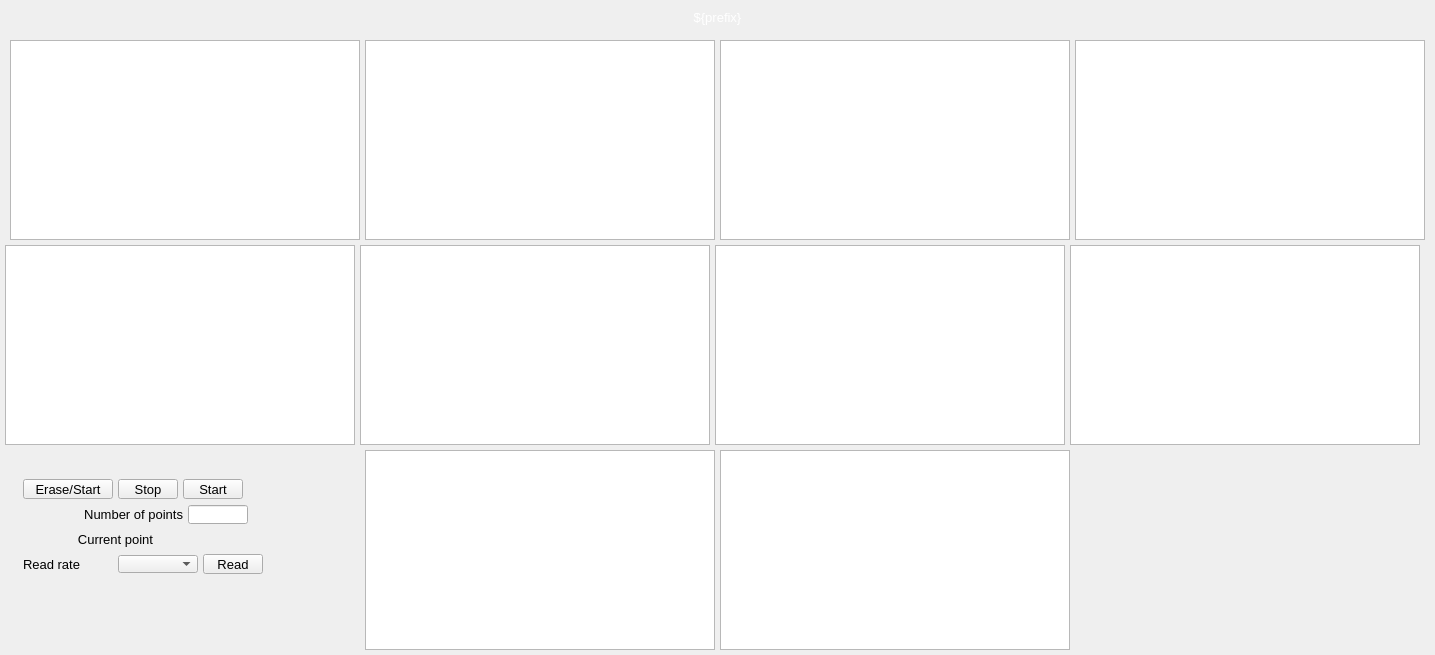
<?xml version="1.0" ?>
<ui version="4.0">
  <class>Dialog</class>
  <widget class="QWidget" name="screen">
    <property name="geometry">
      <rect>
        <x>464</x>
        <y>226</y>
        <width>1435</width>
        <height>655</height>
      </rect>
    </property>
    <property name="styleSheet">
      <string notr="true">QWidget#screen {
  color: rgb(0, 0, 0);
  background-color: rgb(187, 187, 187);
  }</string>
    </property>
    <property name="windowTitle">
      <string>NDStatsTimeSeriesBasicAll</string>
    </property>
    <widget class="PyDMDrawingRectangle" name="rectangle">
      <property name="geometry">
        <rect>
          <x>0</x>
          <y>5</y>
          <width>1435</width>
          <height>25</height>
        </rect>
      </property>
      <property name="brush" stdset="0">
        <brush brushstyle="SolidPattern">
          <color alpha="255">
            <red>10</red>
            <green>0</green>
            <blue>184</blue>
          </color>
        </brush>
      </property>
      <property name="penStyle" stdset="0">
        <enum>Qt::SolidLine</enum>
      </property>
      <property name="penColor" stdset="0">
        <color>
          <red>10</red>
          <green>0</green>
          <blue>184</blue>
        </color>
      </property>
      <property name="penWidth" stdset="0">
        <double>0</double>
      </property>
      <property name="penCapStyle" stdset="0">
        <enum>Qt::FlatCap</enum>
      </property>
      <property name="toolTip">
        <string>rectangle</string>
      </property>
    </widget>
    <widget class="QLabel" name="text">
      <property name="geometry">
        <rect>
          <x>0</x>
          <y>5</y>
          <width>1435</width>
          <height>25</height>
        </rect>
      </property>
      <property name="text">
        <string>${prefix}</string>
      </property>
      <property name="font" stdset="0">
        <font>
          <pointsize>10</pointsize>
        </font>
      </property>
      <property name="brush" stdset="0">
        <brush brushstyle="SolidPattern">
          <color alpha="255">
            <red>255</red>
            <green>255</green>
            <blue>255</blue>
          </color>
        </brush>
      </property>
      <property name="toolTip">
        <string>text</string>
      </property>
      <property name="alignment">
        <set>Qt::AlignCenter</set>
      </property>
      <property name="styleSheet">
        <string notr="true">QLabel#text {
  color: rgb(255, 255, 255);
  }</string>
      </property>
    </widget>
    <widget class="PyDMFrame" name="composite">
      <property name="geometry">
        <rect>
          <x>10</x>
          <y>40</y>
          <width>1415</width>
          <height>200</height>
        </rect>
      </property>
      <widget class="PyDMWaveformPlot" name="cartesian_plot">
        <property name="geometry">
          <rect>
            <x>0</x>
            <y>0</y>
            <width>350</width>
            <height>200</height>
          </rect>
        </property>
        <property name="toolTip">
          <string>cartesian_plot</string>
        </property>
        <property name="title" stdset="0">
          <string>$(P)$(R)TSTotal</string>
        </property>
        <property name="xLabels">
          <stringlist>
            <string>Time point</string>
          </stringlist>
        </property>
        <property name="yLabels">
          <stringlist>
            <string>Value</string>
          </stringlist>
        </property>
        <property name="curves" stdset="0">
          <stringlist>
            <string>{&quot;name&quot;: &quot;curve 1&quot;, &quot;y_channel&quot;: &quot;ca://${prefix}TSTotal&quot;, &quot;color&quot;: &quot;#4b6ec7&quot;, &quot;lineStyle&quot;: 1, &quot;lineWidth&quot;: 1, &quot;symbolSize&quot;: 10, &quot;redraw_mode&quot;: 2, &quot;block_size&quot;: 1200, &quot;x_channel&quot;: null}</string>
          </stringlist>
        </property>
        <property name="axisColor" stdset="0">
          <color>
            <red>0</red>
            <green>0</green>
            <blue>0</blue>
          </color>
        </property>
        <property name="backgroundColor" stdset="0">
          <color>
            <red>218</red>
            <green>218</green>
            <blue>218</blue>
          </color>
        </property>
      </widget>
      <widget class="PyDMWaveformPlot" name="cartesian_plot_1">
        <property name="geometry">
          <rect>
            <x>355</x>
            <y>0</y>
            <width>350</width>
            <height>200</height>
          </rect>
        </property>
        <property name="toolTip">
          <string>cartesian_plot_1</string>
        </property>
        <property name="title" stdset="0">
          <string>$(P)$(R)TSNet</string>
        </property>
        <property name="xLabels">
          <stringlist>
            <string>Time point</string>
          </stringlist>
        </property>
        <property name="yLabels">
          <stringlist>
            <string>Value</string>
          </stringlist>
        </property>
        <property name="curves" stdset="0">
          <stringlist>
            <string>{&quot;name&quot;: &quot;curve 1&quot;, &quot;y_channel&quot;: &quot;ca://${prefix}TSNet&quot;, &quot;color&quot;: &quot;#4b6ec7&quot;, &quot;lineStyle&quot;: 1, &quot;lineWidth&quot;: 1, &quot;symbolSize&quot;: 10, &quot;redraw_mode&quot;: 2, &quot;block_size&quot;: 1200, &quot;x_channel&quot;: null}</string>
          </stringlist>
        </property>
        <property name="axisColor" stdset="0">
          <color>
            <red>0</red>
            <green>0</green>
            <blue>0</blue>
          </color>
        </property>
        <property name="backgroundColor" stdset="0">
          <color>
            <red>218</red>
            <green>218</green>
            <blue>218</blue>
          </color>
        </property>
      </widget>
      <widget class="PyDMWaveformPlot" name="cartesian_plot_2">
        <property name="geometry">
          <rect>
            <x>710</x>
            <y>0</y>
            <width>350</width>
            <height>200</height>
          </rect>
        </property>
        <property name="toolTip">
          <string>cartesian_plot_2</string>
        </property>
        <property name="title" stdset="0">
          <string>$(P)$(R)TSMin</string>
        </property>
        <property name="xLabels">
          <stringlist>
            <string>Time point</string>
          </stringlist>
        </property>
        <property name="yLabels">
          <stringlist>
            <string>Value</string>
          </stringlist>
        </property>
        <property name="curves" stdset="0">
          <stringlist>
            <string>{&quot;name&quot;: &quot;curve 1&quot;, &quot;y_channel&quot;: &quot;ca://${prefix}TSMinValue&quot;, &quot;color&quot;: &quot;#4b6ec7&quot;, &quot;lineStyle&quot;: 1, &quot;lineWidth&quot;: 1, &quot;symbolSize&quot;: 10, &quot;redraw_mode&quot;: 2, &quot;block_size&quot;: 1200, &quot;x_channel&quot;: null}</string>
          </stringlist>
        </property>
        <property name="axisColor" stdset="0">
          <color>
            <red>0</red>
            <green>0</green>
            <blue>0</blue>
          </color>
        </property>
        <property name="backgroundColor" stdset="0">
          <color>
            <red>218</red>
            <green>218</green>
            <blue>218</blue>
          </color>
        </property>
      </widget>
      <widget class="PyDMWaveformPlot" name="cartesian_plot_3">
        <property name="geometry">
          <rect>
            <x>1065</x>
            <y>0</y>
            <width>350</width>
            <height>200</height>
          </rect>
        </property>
        <property name="toolTip">
          <string>cartesian_plot_3</string>
        </property>
        <property name="title" stdset="0">
          <string>$(P)$(R)TSMax</string>
        </property>
        <property name="xLabels">
          <stringlist>
            <string>Time point</string>
          </stringlist>
        </property>
        <property name="yLabels">
          <stringlist>
            <string>Value</string>
          </stringlist>
        </property>
        <property name="curves" stdset="0">
          <stringlist>
            <string>{&quot;name&quot;: &quot;curve 1&quot;, &quot;y_channel&quot;: &quot;ca://${prefix}TSMaxValue&quot;, &quot;color&quot;: &quot;#4b6ec7&quot;, &quot;lineStyle&quot;: 1, &quot;lineWidth&quot;: 1, &quot;symbolSize&quot;: 10, &quot;redraw_mode&quot;: 2, &quot;block_size&quot;: 1200, &quot;x_channel&quot;: null}</string>
          </stringlist>
        </property>
        <property name="axisColor" stdset="0">
          <color>
            <red>0</red>
            <green>0</green>
            <blue>0</blue>
          </color>
        </property>
        <property name="backgroundColor" stdset="0">
          <color>
            <red>218</red>
            <green>218</green>
            <blue>218</blue>
          </color>
        </property>
      </widget>
    </widget>
    <widget class="PyDMPushButton" name="message_button">
      <property name="geometry">
        <rect>
          <x>23</x>
          <y>479</y>
          <width>90</width>
          <height>20</height>
        </rect>
      </property>
      <property name="text">
        <string>Erase/Start</string>
      </property>
      <property name="font" stdset="0">
        <font>
          <pointsize>10</pointsize>
        </font>
      </property>
      <property name="toolTip">
        <string>${prefix}TSControl</string>
      </property>
      <property name="channel" stdset="0">
        <string>ca://${prefix}TSControl</string>
      </property>
      <property name="pressValue" stdset="0">
        <string>0</string>
      </property>
      <property name="styleSheet">
        <string notr="true">PyDMPushButton#message_button {
  color: rgb(0, 0, 0);
  background-color: rgb(115, 223, 255);
  }</string>
      </property>
    </widget>
    <widget class="PyDMPushButton" name="message_button_1">
      <property name="geometry">
        <rect>
          <x>118</x>
          <y>479</y>
          <width>60</width>
          <height>20</height>
        </rect>
      </property>
      <property name="text">
        <string>Stop</string>
      </property>
      <property name="font" stdset="0">
        <font>
          <pointsize>10</pointsize>
        </font>
      </property>
      <property name="toolTip">
        <string>${prefix}TSControl</string>
      </property>
      <property name="channel" stdset="0">
        <string>ca://${prefix}TSControl</string>
      </property>
      <property name="pressValue" stdset="0">
        <string>2</string>
      </property>
      <property name="styleSheet">
        <string notr="true">PyDMPushButton#message_button_1 {
  color: rgb(0, 0, 0);
  background-color: rgb(115, 223, 255);
  }</string>
      </property>
    </widget>
    <widget class="PyDMPushButton" name="message_button_2">
      <property name="geometry">
        <rect>
          <x>183</x>
          <y>479</y>
          <width>60</width>
          <height>20</height>
        </rect>
      </property>
      <property name="text">
        <string>Start</string>
      </property>
      <property name="font" stdset="0">
        <font>
          <pointsize>10</pointsize>
        </font>
      </property>
      <property name="toolTip">
        <string>${prefix}TSControl</string>
      </property>
      <property name="channel" stdset="0">
        <string>ca://${prefix}TSControl</string>
      </property>
      <property name="pressValue" stdset="0">
        <string>1</string>
      </property>
      <property name="styleSheet">
        <string notr="true">PyDMPushButton#message_button_2 {
  color: rgb(0, 0, 0);
  background-color: rgb(115, 223, 255);
  }</string>
      </property>
    </widget>
    <widget class="PyDMLabel" name="text_update">
      <property name="geometry">
        <rect>
          <x>248</x>
          <y>480</y>
          <width>90</width>
          <height>18</height>
        </rect>
      </property>
      <property name="toolTip">
        <string>PV: ${prefix}TSAcquiring</string>
      </property>
      <property name="channel" stdset="0">
        <string>ca://${prefix}TSAcquiring</string>
      </property>
      <property name="displayFormat" stdset="0">
        <enum>PyDMLabel::String</enum>
      </property>
      <property name="font" stdset="0">
        <font>
          <pointsize>10</pointsize>
        </font>
      </property>
      <property name="alignment">
        <set>Qt::AlignLeading|Qt::AlignLeft|Qt::AlignVCenter</set>
      </property>
      <property name="textInteractionFlags">
        <set>Qt::TextSelectableByKeyboard|Qt::TextSelectableByMouse</set>
      </property>
      <property name="styleSheet">
        <string notr="true">PyDMLabel#text_update {
  color: rgb(10, 0, 184);
  background-color: rgb(70, 70, 70);
  }</string>
      </property>
    </widget>
    <widget class="PyDMLineEdit" name="text_entry">
      <property name="geometry">
        <rect>
          <x>188</x>
          <y>505</y>
          <width>60</width>
          <height>19</height>
        </rect>
      </property>
      <property name="channel" stdset="0">
        <string>ca://${prefix}TSNumPoints</string>
      </property>
      <property name="toolTip">
        <string>${prefix}TSNumPoints</string>
      </property>
      <property name="font" stdset="0">
        <font>
          <pointsize>10</pointsize>
        </font>
      </property>
      <property name="styleSheet">
        <string notr="true">PyDMLineEdit#text_entry {
  color: rgb(0, 0, 0);
  background-color: rgb(115, 223, 255);
  border: 1px solid black;
  margin: 0px;
  padding: 0px;
  spacing: 0px;
  }</string>
      </property>
    </widget>
    <widget class="QLabel" name="text_1">
      <property name="geometry">
        <rect>
          <x>23</x>
          <y>504</y>
          <width>160</width>
          <height>20</height>
        </rect>
      </property>
      <property name="text">
        <string>Number of points</string>
      </property>
      <property name="font" stdset="0">
        <font>
          <pointsize>10</pointsize>
        </font>
      </property>
      <property name="brush" stdset="0">
        <brush brushstyle="SolidPattern">
          <color alpha="255">
            <red>0</red>
            <green>0</green>
            <blue>0</blue>
          </color>
        </brush>
      </property>
      <property name="toolTip">
        <string>text_1</string>
      </property>
      <property name="alignment">
        <set>Qt::AlignRight|Qt::AlignTrailing|Qt::AlignVCenter</set>
      </property>
      <property name="styleSheet">
        <string notr="true">QLabel#text_1 {
  color: rgb(0, 0, 0);
  }</string>
      </property>
    </widget>
    <widget class="QLabel" name="text_2">
      <property name="geometry">
        <rect>
          <x>23</x>
          <y>529</y>
          <width>130</width>
          <height>20</height>
        </rect>
      </property>
      <property name="text">
        <string>Current point</string>
      </property>
      <property name="font" stdset="0">
        <font>
          <pointsize>10</pointsize>
        </font>
      </property>
      <property name="brush" stdset="0">
        <brush brushstyle="SolidPattern">
          <color alpha="255">
            <red>0</red>
            <green>0</green>
            <blue>0</blue>
          </color>
        </brush>
      </property>
      <property name="toolTip">
        <string>text_2</string>
      </property>
      <property name="alignment">
        <set>Qt::AlignRight|Qt::AlignTrailing|Qt::AlignVCenter</set>
      </property>
      <property name="styleSheet">
        <string notr="true">QLabel#text_2 {
  color: rgb(0, 0, 0);
  }</string>
      </property>
    </widget>
    <widget class="PyDMLabel" name="text_update_1">
      <property name="geometry">
        <rect>
          <x>158</x>
          <y>530</y>
          <width>90</width>
          <height>18</height>
        </rect>
      </property>
      <property name="toolTip">
        <string>PV: ${prefix}TSCurrentPoint</string>
      </property>
      <property name="channel" stdset="0">
        <string>ca://${prefix}TSCurrentPoint</string>
      </property>
      <property name="font" stdset="0">
        <font>
          <pointsize>10</pointsize>
        </font>
      </property>
      <property name="alignment">
        <set>Qt::AlignLeading|Qt::AlignLeft|Qt::AlignVCenter</set>
      </property>
      <property name="textInteractionFlags">
        <set>Qt::TextSelectableByKeyboard|Qt::TextSelectableByMouse</set>
      </property>
      <property name="styleSheet">
        <string notr="true">PyDMLabel#text_update_1 {
  color: rgb(10, 0, 184);
  background-color: rgb(187, 187, 187);
  }</string>
      </property>
    </widget>
    <widget class="PyDMEnumComboBox" name="menu">
      <property name="geometry">
        <rect>
          <x>118</x>
          <y>555</y>
          <width>80</width>
          <height>18</height>
        </rect>
      </property>
      <property name="toolTip">
        <string>${prefix}TSRead.SCAN</string>
      </property>
      <property name="channel" stdset="0">
        <string>ca://${prefix}TSRead.SCAN</string>
      </property>
      <property name="font" stdset="0">
        <font>
          <pointsize>10</pointsize>
        </font>
      </property>
      <property name="styleSheet">
        <string notr="true">PyDMEnumComboBox#menu {
  color: rgb(0, 0, 0);
  background-color: rgb(115, 223, 255);
  }</string>
      </property>
    </widget>
    <widget class="PyDMPushButton" name="message_button_3">
      <property name="geometry">
        <rect>
          <x>203</x>
          <y>554</y>
          <width>60</width>
          <height>20</height>
        </rect>
      </property>
      <property name="text">
        <string>Read</string>
      </property>
      <property name="font" stdset="0">
        <font>
          <pointsize>10</pointsize>
        </font>
      </property>
      <property name="toolTip">
        <string>${prefix}TSControl</string>
      </property>
      <property name="channel" stdset="0">
        <string>ca://${prefix}TSControl</string>
      </property>
      <property name="pressValue" stdset="0">
        <string>3</string>
      </property>
      <property name="styleSheet">
        <string notr="true">PyDMPushButton#message_button_3 {
  color: rgb(0, 0, 0);
  background-color: rgb(115, 223, 255);
  }</string>
      </property>
    </widget>
    <widget class="QLabel" name="text_3">
      <property name="geometry">
        <rect>
          <x>23</x>
          <y>554</y>
          <width>90</width>
          <height>20</height>
        </rect>
      </property>
      <property name="text">
        <string>Read rate</string>
      </property>
      <property name="font" stdset="0">
        <font>
          <pointsize>10</pointsize>
        </font>
      </property>
      <property name="brush" stdset="0">
        <brush brushstyle="SolidPattern">
          <color alpha="255">
            <red>0</red>
            <green>0</green>
            <blue>0</blue>
          </color>
        </brush>
      </property>
      <property name="toolTip">
        <string>text_3</string>
      </property>
      <property name="alignment">
        <set>Qt::AlignLeading|Qt::AlignLeft|Qt::AlignVCenter</set>
      </property>
      <property name="styleSheet">
        <string notr="true">QLabel#text_3 {
  color: rgb(0, 0, 0);
  }</string>
      </property>
    </widget>
    <widget class="PyDMWaveformPlot" name="cartesian_plot_4">
      <property name="geometry">
        <rect>
          <x>720</x>
          <y>450</y>
          <width>350</width>
          <height>200</height>
        </rect>
      </property>
      <property name="toolTip">
        <string>cartesian_plot_4</string>
      </property>
      <property name="title" stdset="0">
        <string>$(P)$(R)TSSigma</string>
      </property>
      <property name="xLabels">
        <stringlist>
          <string>Time point</string>
        </stringlist>
      </property>
      <property name="yLabels">
        <stringlist>
          <string>Value</string>
        </stringlist>
      </property>
      <property name="curves" stdset="0">
        <stringlist>
          <string>{&quot;name&quot;: &quot;curve 1&quot;, &quot;y_channel&quot;: &quot;ca://${prefix}TSSigma&quot;, &quot;color&quot;: &quot;#4b6ec7&quot;, &quot;lineStyle&quot;: 1, &quot;lineWidth&quot;: 1, &quot;symbolSize&quot;: 10, &quot;redraw_mode&quot;: 2, &quot;block_size&quot;: 1200, &quot;x_channel&quot;: null}</string>
        </stringlist>
      </property>
      <property name="axisColor" stdset="0">
        <color>
          <red>0</red>
          <green>0</green>
          <blue>0</blue>
        </color>
      </property>
      <property name="backgroundColor" stdset="0">
        <color>
          <red>218</red>
          <green>218</green>
          <blue>218</blue>
        </color>
      </property>
    </widget>
    <widget class="PyDMWaveformPlot" name="cartesian_plot_5">
      <property name="geometry">
        <rect>
          <x>365</x>
          <y>450</y>
          <width>350</width>
          <height>200</height>
        </rect>
      </property>
      <property name="toolTip">
        <string>cartesian_plot_5</string>
      </property>
      <property name="title" stdset="0">
        <string>$(P)$(R)TSMean</string>
      </property>
      <property name="xLabels">
        <stringlist>
          <string>Time point</string>
        </stringlist>
      </property>
      <property name="yLabels">
        <stringlist>
          <string>Value</string>
        </stringlist>
      </property>
      <property name="curves" stdset="0">
        <stringlist>
          <string>{&quot;name&quot;: &quot;curve 1&quot;, &quot;y_channel&quot;: &quot;ca://${prefix}TSMeanValue&quot;, &quot;color&quot;: &quot;#4b6ec7&quot;, &quot;lineStyle&quot;: 1, &quot;lineWidth&quot;: 1, &quot;symbolSize&quot;: 10, &quot;redraw_mode&quot;: 2, &quot;block_size&quot;: 1200, &quot;x_channel&quot;: null}</string>
        </stringlist>
      </property>
      <property name="axisColor" stdset="0">
        <color>
          <red>0</red>
          <green>0</green>
          <blue>0</blue>
        </color>
      </property>
      <property name="backgroundColor" stdset="0">
        <color>
          <red>218</red>
          <green>218</green>
          <blue>218</blue>
        </color>
      </property>
    </widget>
    <widget class="PyDMWaveformPlot" name="cartesian_plot_6">
      <property name="geometry">
        <rect>
          <x>5</x>
          <y>245</y>
          <width>350</width>
          <height>200</height>
        </rect>
      </property>
      <property name="toolTip">
        <string>cartesian_plot_6</string>
      </property>
      <property name="title" stdset="0">
        <string>$(P)$(R)TSMinX</string>
      </property>
      <property name="xLabels">
        <stringlist>
          <string>Time point</string>
        </stringlist>
      </property>
      <property name="yLabels">
        <stringlist>
          <string>Value</string>
        </stringlist>
      </property>
      <property name="curves" stdset="0">
        <stringlist>
          <string>{&quot;name&quot;: &quot;curve 1&quot;, &quot;y_channel&quot;: &quot;ca://${prefix}TSMinX&quot;, &quot;color&quot;: &quot;#4b6ec7&quot;, &quot;lineStyle&quot;: 1, &quot;lineWidth&quot;: 1, &quot;symbolSize&quot;: 10, &quot;redraw_mode&quot;: 2, &quot;block_size&quot;: 1200, &quot;x_channel&quot;: null}</string>
        </stringlist>
      </property>
      <property name="axisColor" stdset="0">
        <color>
          <red>0</red>
          <green>0</green>
          <blue>0</blue>
        </color>
      </property>
      <property name="backgroundColor" stdset="0">
        <color>
          <red>218</red>
          <green>218</green>
          <blue>218</blue>
        </color>
      </property>
    </widget>
    <widget class="PyDMWaveformPlot" name="cartesian_plot_7">
      <property name="geometry">
        <rect>
          <x>360</x>
          <y>245</y>
          <width>350</width>
          <height>200</height>
        </rect>
      </property>
      <property name="toolTip">
        <string>cartesian_plot_7</string>
      </property>
      <property name="title" stdset="0">
        <string>$(P)$(R)TSMinY</string>
      </property>
      <property name="xLabels">
        <stringlist>
          <string>Time point</string>
        </stringlist>
      </property>
      <property name="yLabels">
        <stringlist>
          <string>Value</string>
        </stringlist>
      </property>
      <property name="curves" stdset="0">
        <stringlist>
          <string>{&quot;name&quot;: &quot;curve 1&quot;, &quot;y_channel&quot;: &quot;ca://${prefix}TSMinY&quot;, &quot;color&quot;: &quot;#4b6ec7&quot;, &quot;lineStyle&quot;: 1, &quot;lineWidth&quot;: 1, &quot;symbolSize&quot;: 10, &quot;redraw_mode&quot;: 2, &quot;block_size&quot;: 1200, &quot;x_channel&quot;: null}</string>
        </stringlist>
      </property>
      <property name="axisColor" stdset="0">
        <color>
          <red>0</red>
          <green>0</green>
          <blue>0</blue>
        </color>
      </property>
      <property name="backgroundColor" stdset="0">
        <color>
          <red>218</red>
          <green>218</green>
          <blue>218</blue>
        </color>
      </property>
    </widget>
    <widget class="PyDMWaveformPlot" name="cartesian_plot_8">
      <property name="geometry">
        <rect>
          <x>715</x>
          <y>245</y>
          <width>350</width>
          <height>200</height>
        </rect>
      </property>
      <property name="toolTip">
        <string>cartesian_plot_8</string>
      </property>
      <property name="title" stdset="0">
        <string>$(P)$(R)TSMaxX</string>
      </property>
      <property name="xLabels">
        <stringlist>
          <string>Time point</string>
        </stringlist>
      </property>
      <property name="yLabels">
        <stringlist>
          <string>Value</string>
        </stringlist>
      </property>
      <property name="curves" stdset="0">
        <stringlist>
          <string>{&quot;name&quot;: &quot;curve 1&quot;, &quot;y_channel&quot;: &quot;ca://${prefix}TSMaxX&quot;, &quot;color&quot;: &quot;#4b6ec7&quot;, &quot;lineStyle&quot;: 1, &quot;lineWidth&quot;: 1, &quot;symbolSize&quot;: 10, &quot;redraw_mode&quot;: 2, &quot;block_size&quot;: 1200, &quot;x_channel&quot;: null}</string>
        </stringlist>
      </property>
      <property name="axisColor" stdset="0">
        <color>
          <red>0</red>
          <green>0</green>
          <blue>0</blue>
        </color>
      </property>
      <property name="backgroundColor" stdset="0">
        <color>
          <red>218</red>
          <green>218</green>
          <blue>218</blue>
        </color>
      </property>
    </widget>
    <widget class="PyDMWaveformPlot" name="cartesian_plot_9">
      <property name="geometry">
        <rect>
          <x>1070</x>
          <y>245</y>
          <width>350</width>
          <height>200</height>
        </rect>
      </property>
      <property name="toolTip">
        <string>cartesian_plot_9</string>
      </property>
      <property name="title" stdset="0">
        <string>$(P)$(R)TSMaxY</string>
      </property>
      <property name="xLabels">
        <stringlist>
          <string>Time point</string>
        </stringlist>
      </property>
      <property name="yLabels">
        <stringlist>
          <string>Value</string>
        </stringlist>
      </property>
      <property name="curves" stdset="0">
        <stringlist>
          <string>{&quot;name&quot;: &quot;curve 1&quot;, &quot;y_channel&quot;: &quot;ca://${prefix}TSMaxY&quot;, &quot;color&quot;: &quot;#4b6ec7&quot;, &quot;lineStyle&quot;: 1, &quot;lineWidth&quot;: 1, &quot;symbolSize&quot;: 10, &quot;redraw_mode&quot;: 2, &quot;block_size&quot;: 1200, &quot;x_channel&quot;: null}</string>
        </stringlist>
      </property>
      <property name="axisColor" stdset="0">
        <color>
          <red>0</red>
          <green>0</green>
          <blue>0</blue>
        </color>
      </property>
      <property name="backgroundColor" stdset="0">
        <color>
          <red>218</red>
          <green>218</green>
          <blue>218</blue>
        </color>
      </property>
    </widget>
  </widget>
  <customwidgets>
    <customwidget>
      <class>PyDMDrawingRectangle</class>
      <extends>QWidget</extends>
      <header>pydm.widgets.drawing</header>
    </customwidget>
    <customwidget>
      <class>PyDMLabel</class>
      <extends>QLabel</extends>
      <header>pydm.widgets.label</header>
    </customwidget>
    <customwidget>
      <class>PyDMFrame</class>
      <extends>QFrame</extends>
      <header>pydm.widgets.frame</header>
    </customwidget>
    <customwidget>
      <class>PyDMWaveformPlot</class>
      <extends>QGraphicsView</extends>
      <header>pydm.widgets.waveformplot</header>
    </customwidget>
    <customwidget>
      <class>PyDMPushButton</class>
      <extends>QPushButton</extends>
      <header>pydm.widgets.pushbutton</header>
    </customwidget>
    <customwidget>
      <class>PyDMLineEdit</class>
      <extends>QLineEdit</extends>
      <header>pydm.widgets.line_edit</header>
    </customwidget>
    <customwidget>
      <class>PyDMEnumComboBox</class>
      <extends>QComboBox</extends>
      <header>pydm.widgets.enum_combo_box</header>
    </customwidget>
  </customwidgets>
</ui>
